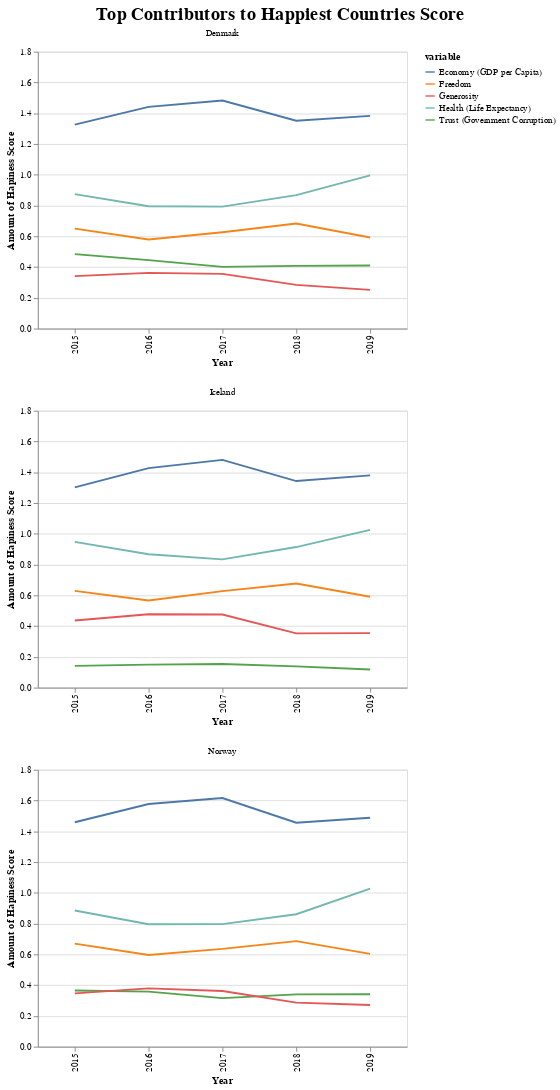

Notebook source saved alongside this figure:
### Markdown cell above
Interesting! Over the past 5 years, the happiest self-ranked countries were  Canada, Denmark, Finland, Iceland, the Netherlands, Norway and Switzerland! Denmark, Iceland and Norway appear in the top 5 rankings for every year. Lets investigate what contributes the most to their happiness score, and how these elements change over time.

### Code cell
alt.Chart(happiest_c_2015_2_2).mark_line().transform_fold(
    fold=['Health (Life Expectancy)', 'Freedom', 'Economy (GDP per Capita)','Trust (Government Corruption)','Generosity'], 
    as_=['variable', 'value']
).encode(
    x=alt.X('Year:O'),y=alt.Y('max(value):Q',axis=alt.Axis(title="Amount of Hapiness Score")),
    color='variable:N'
).properties(
    width=400,
    height=300).facet(
    facet=alt.Facet('Country:N', title=None), columns=1).resolve_axis(
    x='independent',
    y='independent',
).properties(
     title={
          "text":"Top Contributors to Happiest Countries Score",
          }
).configure_title(fontSize=20,
                  offset=5,
                  orient='top',
                  anchor='middle')

### Figure 1 — Vega-Lite specification as saved in the notebook (floating-point values rounded to 4 significant figures)
{"config": {"view": {"continuousWidth": 400, "continuousHeight": 300}, "title": {"anchor": "middle", "fontSize": 20, "offset": 5, "orient": "top"}}, "data": {"name": "data-7207efca71d75b9f120676b69c0b8d83"}, "facet": {"type": "nominal", "field": "Country", "title": null}, "spec": {"mark": "line", "encoding": {"color": {"type": "nominal", "field": "variable"}, "x": {"type": "ordinal", "field": "Year"}, "y": {"type": "quantitative", "aggregate": "max", "axis": {"title": "Amount of Hapiness Score"}, "field": "value"}}, "height": 300, "transform": [{"fold": ["Health (Life Expectancy)", "Freedom", "Economy (GDP per Capita)", "Trust (Government Corruption)", "Generosity"], "as": ["variable", "value"]}], "width": 400}, "columns": 1, "resolve": {"axis": {"x": "independent", "y": "independent"}}, "title": {"text": "Top Contributors to Happiest Countries Score"}, "$schema": "https://vega.github.io/schema/vega-lite/v4.8.1.json", "datasets": {"data-7207efca71d75b9f120676b69c0b8d83": [{"Country": "Iceland", "Happiness Rank": 2, "Happiness Score": 7.561, "Economy (GDP per Capita)": 1.302, "Family": 1.402, "Health (Life Expectancy)": 0.9478, "Freedom": 0.6288, "Trust (Government Corruption)": 0.1414, "Generosity": 0.4363, "Dystopia Residual": 2.702, "Year": 2015, "Social support": null}, {"Country": "Denmark", "Happiness Rank": 3, "Happiness Score": 7.527, "Economy (GDP per Capita)": 1.325, "Family": 1.361, "Health (Life Expectancy)": 0.8746, "Freedom": 0.6494, "Trust (Government Corruption)": 0.4836, "Generosity": 0.3414, "Dystopia Residual": 2.492, "Year": 2015, "Social support": null}, {"Country": "Norway", "Happiness Rank": 4, "Happiness Score": 7.522, "Economy (GDP per Capita)": 1.459, "Family": 1.331, "Health (Life Expectancy)": 0.8852, "Freedom": 0.6697, "Trust (Government Corruption)": 0.365, "Generosity": 0.347, "Dystopia Residual": 2.465, "Year": 2015, "Social support": null}, {"Country": "Denmark", "Happiness Rank": 1, "Happiness Score": 7.526, "Economy (GDP per Capita)": 1.442, "Family": 1.164, "Health (Life Expectancy)": 0.795, "Freedom": 0.5794, "Trust (Government Corruption)": 0.4445, "Generosity": 0.3617, "Dystopia Residual": 2.739, "Year": 2016, "Social support": null}, {"Country": "Iceland", "Happiness Rank": 3, "Happiness Score": 7.501, "Economy (GDP per Capita)": 1.427, "Family": 1.183, "Health (Life Expectancy)": 0.8673, "Freedom": 0.5662, "Trust (Government Corruption)": 0.1497, "Generosity": 0.4768, "Dystopia Residual": 2.831, "Year": 2016, "Social support": null}, {"Country": "Norway", "Happiness Rank": 4, "Happiness Score": 7.498, "Economy (GDP per Capita)": 1.577, "Family": 1.127, "Health (Life Expectancy)": 0.7958, "Freedom": 0.5961, "Trust (Government Corruption)": 0.3578, "Generosity": 0.379, "Dystopia Residual": 2.665, "Year": 2016, "Social support": null}, {"Country": "Norway", "Happiness Rank": 1, "Happiness Score": 7.537, "Economy (GDP per Capita)": 1.616, "Family": 1.534, "Health (Life Expectancy)": 0.7967, "Freedom": 0.6354, "Trust (Government Corruption)": 0.316, "Generosity": 0.362, "Dystopia Residual": 2.277, "Year": 2017, "Social support": null}, {"Country": "Denmark", "Happiness Rank": 2, "Happiness Score": 7.522, "Economy (GDP per Capita)": 1.482, "Family": 1.551, "Health (Life Expectancy)": 0.7926, "Freedom": 0.626, "Trust (Government Corruption)": 0.4008, "Generosity": 0.3553, "Dystopia Residual": 2.314, "Year": 2017, "Social support": null}, {"Country": "Iceland", "Happiness Rank": 3, "Happiness Score": 7.504, "Economy (GDP per Capita)": 1.481, "Family": 1.611, "Health (Life Expectancy)": 0.8336, "Freedom": 0.6272, "Trust (Government Corruption)": 0.1535, "Generosity": 0.4755, "Dystopia Residual": 2.323, "Year": 2017, "Social support": null}, {"Country": "Norway", "Happiness Rank": 2, "Happiness Score": 7.594, "Economy (GDP per Capita)": 1.456, "Family": null, "Health (Life Expectancy)": 0.861, "Freedom": 0.686, "Trust (Government Corruption)": 0.34, "Generosity": 0.286, "Dystopia Residual": null, "Year": 2018, "Social support": null}, {"Country": "Denmark", "Happiness Rank": 3, "Happiness Score": 7.555, "Economy (GDP per Capita)": 1.351, "Family": null, "Health (Life Expectancy)": 0.868, "Freedom": 0.683, "Trust (Government Corruption)": 0.408, "Generosity": 0.284, "Dystopia Residual": null, "Year": 2018, "Social support": null}, {"Country": "Iceland", "Happiness Rank": 4, "Happiness Score": 7.495, "Economy (GDP per Capita)": 1.343, "Family": null, "Health (Life Expectancy)": 0.914, "Freedom": 0.677, "Trust (Government Corruption)": 0.138, "Generosity": 0.353, "Dystopia Residual": null, "Year": 2018, "Social support": null}, {"Country": "Denmark", "Happiness Rank": 2, "Happiness Score": 7.6, "Economy (GDP per Capita)": 1.383, "Family": null, "Health (Life Expectancy)": 0.996, "Freedom": 0.592, "Trust (Government Corruption)": 0.41, "Generosity": 0.252, "Dystopia Residual": null, "Year": 2019, "Social support": 1.573}, {"Country": "Norway", "Happiness Rank": 3, "Happiness Score": 7.554, "Economy (GDP per Capita)": 1.488, "Family": null, "Health (Life Expectancy)": 1.028, "Freedom": 0.603, "Trust (Government Corruption)": 0.341, "Generosity": 0.271, "Dystopia Residual": null, "Year": 2019, "Social support": 1.582}, {"Country": "Iceland", "Happiness Rank": 4, "Happiness Score": 7.494, "Economy (GDP per Capita)": 1.38, "Family": null, "Health (Life Expectancy)": 1.026, "Freedom": 0.591, "Trust (Government Corruption)": 0.118, "Generosity": 0.354, "Dystopia Residual": null, "Year": 2019, "Social support": 1.624}]}}
